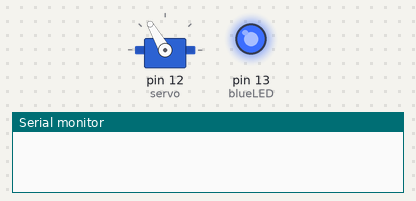
A sketch run on a simulated Arduino Uno, built with avr-gcc and run on an emulated ATmega328P. Parts: servo, output pins drawn as LEDs (lit = HIGH), the last lines printed to the serial monitor. The modem accepts every AT command (registered, SIM ready, sends succeed) and sends nothing else.

Above: at 0.1 s.
At 16.1 s:
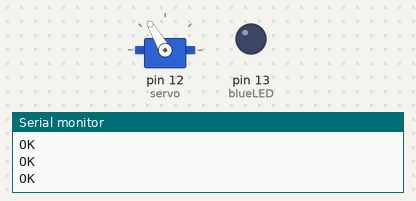
Timing chart, 0 to 17.6 s (numbered marks = the images above):
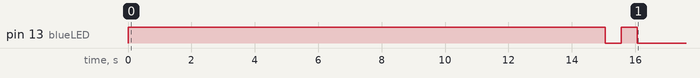

The sketch:

Automated_lock_arduino.ino
```cpp
#include<SoftwareSerial.h>
#include<Servo.h>

  SoftwareSerial esp8266(2,3);
  Servo myservo;
#define baudi 115200
#define baud 9600
#define DEBUG true

  int servo = 12;
  int blueLED = 13;


void setup()
{

    pinMode(blueLED,OUTPUT);
    digitalWrite(blueLED,HIGH);


    myservo.attach(servo);
    myservo.write(120);

    Serial.begin(baudi);
    esp8266.begin(baudi);
    sendData("AT+CIOBAUD=9600\r\n",1000,DEBUG);
    delay(2000);
    Serial.begin(baud);
    esp8266.begin(baud);
    InitWifiModule();
    digitalWrite(blueLED,LOW);
    delay(500);
    digitalWrite(blueLED,HIGH);
    delay(500);
    digitalWrite(blueLED,LOW);


}


void loop() {

  if(esp8266.available())
  {
    if(esp8266.find("+IPD,"))
    {
      delay(1000);
      int connectionId = esp8266.read()-48;

      esp8266.find("pin=");

      int pinNumber = (esp8266.read()-48*10);
      pinNumber+=(esp8266.read()-48);

      int statusMot = esp8266.read()-48;
      myservo.write(statusMot*90+30);
      Serial.println(connectionId);
      Serial.println(pinNumber);
      Serial.print("      ");
      Serial.println(statusMot);
      String closeCommand = "AT+CIPCLOSE=";
      closeCommand+="\r\n";
      sendData(closeCommand,1000,DEBUG);

    }
  }
}
String sendData(String command, const int timeout, boolean debug)
{
    String response = "";
    esp8266.print(command);
    long int time = millis();
    while((time+timeout)>millis())
    {
      while(esp8266.available())
      {
        char c = esp8266.read();

        response+=c;
      }
    }
    if(debug)
    {
      Serial.print(response);
    }
    return response;
}

void InitWifiModule()
{
  delay(3000);
  sendData("AT+CWMODE=1\r\n",1500,DEBUG);
  delay(1000);
  sendData("AT+CIFSR\r\n",1500,DEBUG);
  delay(1000);
  sendData("AT+CIPMUX=1\r\n",1500,DEBUG);
  delay(1000);
  sendData("AT+CIPSERVER=1,80\r\n",1500,DEBUG);

}
```
